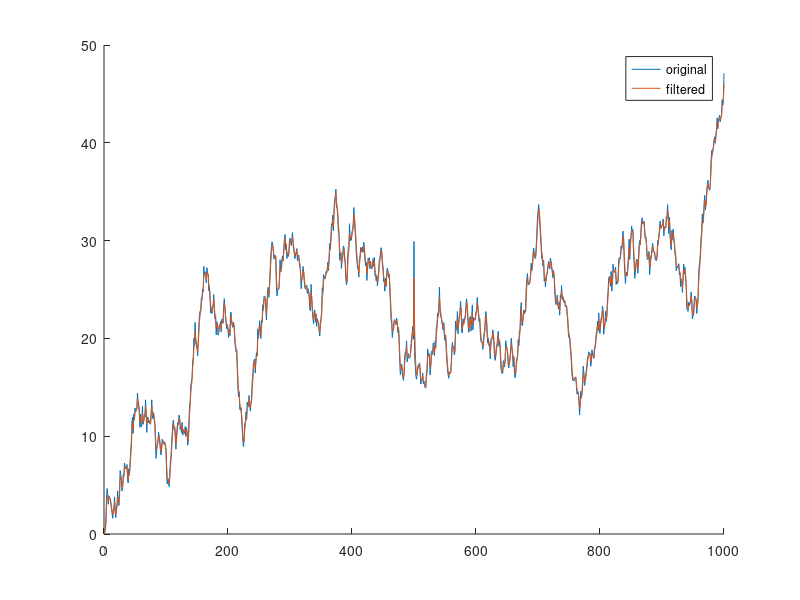

The MATLAB source for this figure:
%% Random walk
clearvars
close all
M = 1000;
N = 6;
y0 = 0;
xi = norminv( rand(M, N) );
y = cumsum( xi );
y(floor(length(y))/2) = y(floor(length(y))/2-1) + 10;
x = zeros( M, N );

% plot(1:1000, y)
C = cov(y);
y = y';
x = x';

%%
close all
%xt = A*xt-1 + wt
%yt = H*xt + vt
cQ = 1;
cR = 1;
Q  = cQ*C;
R  = cR*C;

A = eye(N);
H = eye(N);
P = C;



for i = 1:length(y)-1
    
    x(:,i+1)    = A*x(:,i);
    P           = A*P*A' + Q;
    
    
    K           = P*H'*inv( H*P*H' + R );
    x(:, i+1)   = x(:, i) + K*( y(:, i+1) - x(:, i) );
    P           = P - K*H*P; 
    
end



hold on
plot(y(1,:));
plot(x(1,:));

legend('original', 'filtered');
